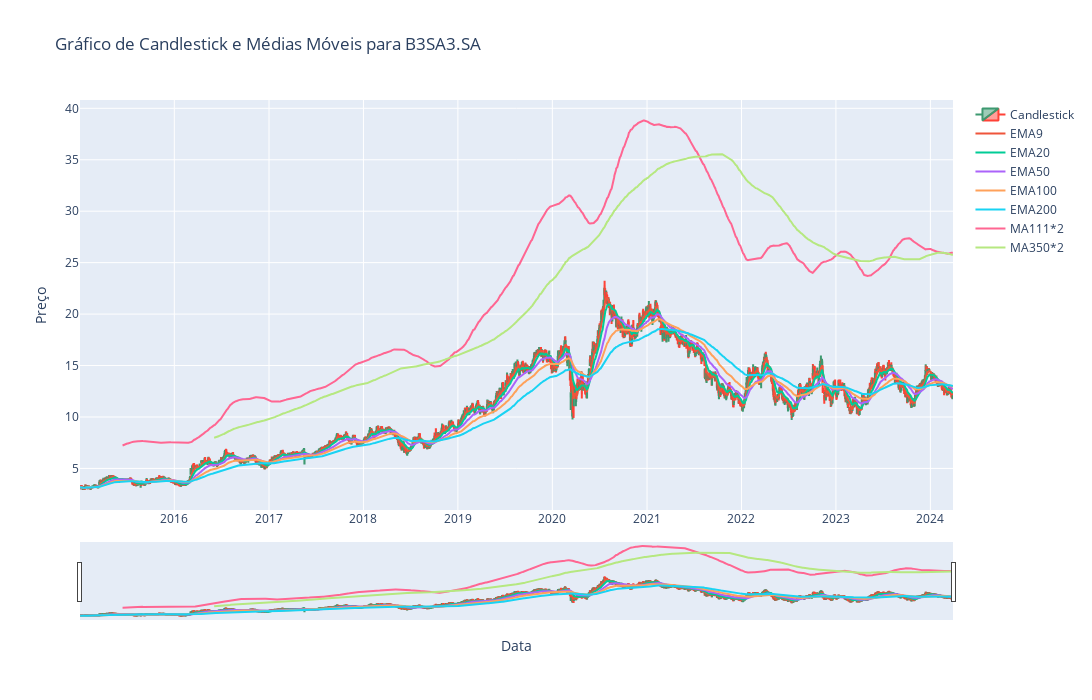

The code cell stored with this chart in its notebook:
### Code cell
# Cria um gráfico de candlestick usando o Plotly
fig = go.Figure(data=[go.Candlestick(x=df.index,
                open=df['Open'],
                high=df['High'],
                low=df['Low'],
                close=df['Close'],
                name='Candlestick')])

# Adiciona as médias móveis ao gráfico
fig.add_trace(go.Scatter(x=df.index, y=df['EMA9'], mode='lines', name='EMA9'))
fig.add_trace(go.Scatter(x=df.index, y=df['EMA20'], mode='lines', name='EMA20'))
fig.add_trace(go.Scatter(x=df.index, y=df['EMA50'], mode='lines', name='EMA50'))
fig.add_trace(go.Scatter(x=df.index, y=df['EMA100'], mode='lines', name='EMA100'))
fig.add_trace(go.Scatter(x=df.index, y=df['EMA200'], mode='lines', name='EMA200'))
fig.add_trace(go.Scatter(x=df.index, y=df['MA111*2'], mode='lines', name='MA111*2'))
fig.add_trace(go.Scatter(x=df.index, y=df['MA350*2'], mode='lines', name='MA350*2'))

if ticker=="^BVSP":
    ticker='IBOV'

# Configura o layout do gráfico
fig.update_layout(
    width=1500,
    height=700,
    title=f"Gráfico de Candlestick e Médias Móveis para {ticker}",
    xaxis_title="Data",
    yaxis_title="Preço",
    showlegend=True
)

# Exibe o gráfico
fig.show()

### Figure 1 — Plotly figure (JSON) as saved in the notebook; plotly's stock layout.template omitted (floating-point values rounded to 4 significant figures; data arrays with more than 128 entries replaced by an {"elided": "..."} marker saying what was removed)
{"data": [{"close": {"elided": "2297 float values"}, "high": {"elided": "2297 float values"}, "low": {"elided": "2297 float values"}, "name": "Candlestick", "open": {"elided": "2297 float values"}, "type": "candlestick", "x": {"elided": "2297 str values"}}, {"mode": "lines", "name": "EMA9", "type": "scatter", "x": {"elided": "2297 str values"}, "y": {"elided": "2297 float values"}}, {"mode": "lines", "name": "EMA20", "type": "scatter", "x": {"elided": "2297 str values"}, "y": {"elided": "2297 float values"}}, {"mode": "lines", "name": "EMA50", "type": "scatter", "x": {"elided": "2297 str values"}, "y": {"elided": "2297 float values"}}, {"mode": "lines", "name": "EMA100", "type": "scatter", "x": {"elided": "2297 str values"}, "y": {"elided": "2297 float values"}}, {"mode": "lines", "name": "EMA200", "type": "scatter", "x": {"elided": "2297 str values"}, "y": {"elided": "2297 float values"}}, {"mode": "lines", "name": "MA111*2", "type": "scatter", "x": {"elided": "2297 str values"}, "y": {"elided": "2297 float values"}}, {"mode": "lines", "name": "MA350*2", "type": "scatter", "x": {"elided": "2297 str values"}, "y": {"elided": "2297 float values"}}], "layout": {"height": 700, "showlegend": true, "title": {"text": "Gráfico de Candlestick e Médias Móveis para B3SA3.SA"}, "width": 1500, "xaxis": {"title": {"text": "Data"}}, "yaxis": {"title": {"text": "Preço"}}}}
